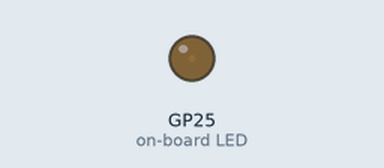
This program was run on a simulated Raspberry Pi Pico running MicroPython. Parts: output pins drawn as LEDs (lit = HIGH).

Above: at 0.05 s.
At 1.6 s:
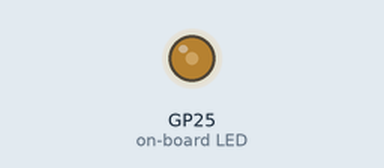
At 2.05 s:
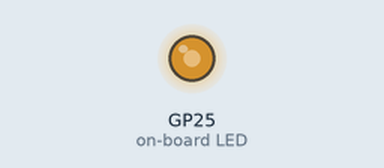
At 2.55 s:
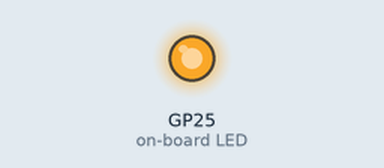
Timing chart, 0 to 5.9 s (numbered marks = the images above):
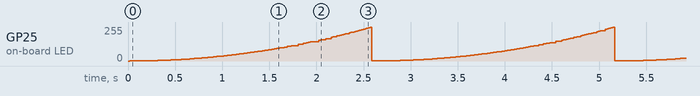

The program:

v5_pwm_pio_uP.py
```python
# Import necessary modules
from machine import Pin  # For GPIO pin control
from rp2 import PIO, StateMachine, asm_pio  # For using the PIO (Programmable Input/Output) features
from time import sleep  # For creating delays

# Define a PIO assembly program for PWM (Pulse Width Modulation)
@asm_pio(sideset_init=PIO.OUT_LOW)
def pwm_prog():
    pull(noblock) .side(0)  # Pull a word from TX FIFO to OSR without blocking and set side pin to 0
    mov(x, osr)  # Move the value from OSR to register X
    mov(y, isr)  # Move the value from ISR to register Y (preloaded with PWM count max)
    label("pwmloop")  # Define a loop label
    jmp(x_not_y, "skip")  # Jump to 'skip' if X is not equal to Y
    nop() .side(1)  # No operation and set side pin to 1 (generate PWM pulse)
    label("skip")  # Define a skip label
    jmp(y_dec, "pwmloop")  # Decrement Y and jump back to 'pwmloop' if Y is not zero

# Define a class to use the PIO program for PWM
class PIOPWM:
    def __init__(self, sm_id, pin, max_count, count_freq):
        # Initialize a state machine with the given parameters
        self._sm = StateMachine(sm_id, pwm_prog, freq=2 * count_freq, sideset_base=Pin(pin))

        # Load the max_count value into the ISR (Input Shift Register) of the state machine
        self._sm.put(max_count)  # Put max_count into the TX FIFO
        self._sm.exec("pull()")  # Execute 'pull()' to move value from TX FIFO to OSR
        self._sm.exec("mov(isr, osr)")  # Move the value from OSR to ISR

        # Activate the state machine
        self._sm.active(1)

        # Store the maximum count value
        self._max_count = max_count

    def set(self, value):
        # Ensure the value is within the range [-1, max_count]
        value = max(value, -1)  # Ensure the minimum value is -1 (completely turn off)
        value = min(value, self._max_count)  # Ensure the maximum value is max_count

        # Put the value into the TX FIFO of the state machine
        self._sm.put(value)

# Instantiate the PIOPWM class for pin 25 with specific parameters
pwm = PIOPWM(0, 25, max_count=(1 << 16) - 1, count_freq=10_000_000)

# Main loop to gradually fade the brightness of the LED
while True:
    for i in range(256):  # Loop from 0 to 255
        pwm.set(i ** 2)  # Set the PWM value (quadratic curve for smoother fading)
        sleep(0.01)  # Delay for 10 milliseconds
```
